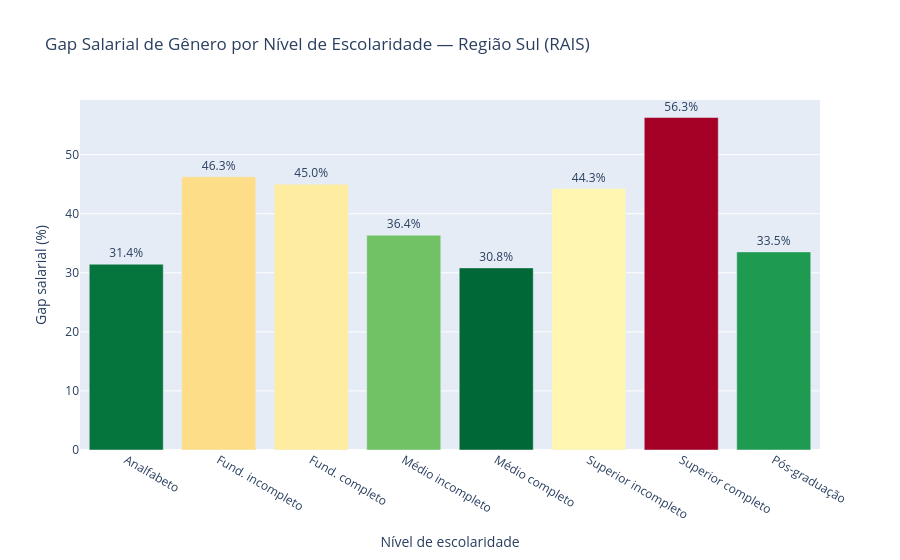

Write notebook code for a chart like this one.
### Markdown cell above
## 5.3 — Gap Salarial por Nível de Escolaridade (RAIS)

### Code cell
from analise.gap_salarial import ESCOLARIDADE_ORDEM

df_esc = pd.read_csv(config.gold_dir / "gap_salarial_por_escolaridade.csv", encoding="utf-8")

df_esc_agg = (
    df_esc.groupby("escolaridade")[["salario_masculino", "salario_feminino", "gap_pct"]]
    .mean()
    .round(2)
    .reset_index()
)
df_esc_agg["escolaridade"] = pd.Categorical(
    df_esc_agg["escolaridade"], categories=ESCOLARIDADE_ORDEM, ordered=True
)
df_esc_agg = df_esc_agg.sort_values("escolaridade")

print("Gap salarial por nível de escolaridade — Região Sul (RAIS)")
display(df_esc_agg.rename(columns={
    "escolaridade": "Escolaridade",
    "salario_masculino": "Salário médio M (R$)",
    "salario_feminino": "Salário médio F (R$)",
    "gap_pct": "Gap (%)",
}))

fig3 = px.bar(
    df_esc_agg,
    x="escolaridade",
    y="gap_pct",
    title="Gap Salarial de Gênero por Nível de Escolaridade — Região Sul (RAIS)",
    labels={"gap_pct": "Gap (%)", "escolaridade": "Escolaridade"},
    color="gap_pct",
    color_continuous_scale="RdYlGn_r",
    text="gap_pct",
)
fig3.update_traces(texttemplate="%{text:.1f}%", textposition="outside")
fig3.update_layout(
    xaxis_title="Nível de escolaridade",
    yaxis_title="Gap salarial (%)",
    coloraxis_showscale=False,
    xaxis={"categoryorder": "array", "categoryarray": ESCOLARIDADE_ORDEM},
)
fig3.show()

### Figure 1 — Plotly figure (JSON) as saved in the notebook; plotly's stock layout.template omitted (floating-point values rounded to 4 significant figures)
{"data": [{"hovertemplate": "Escolaridade=%{x}<br>Gap (%)=%{marker.color}<extra></extra>", "legendgroup": "", "marker": {"color": [31.45, 46.25, 45.01, 36.36, 30.83, 44.25, 56.29, 33.54], "coloraxis": "coloraxis", "pattern": {"shape": ""}}, "name": "", "orientation": "v", "showlegend": false, "text": [31.45, 46.25, 45.01, 36.36, 30.83, 44.25, 56.29, 33.54], "textposition": "outside", "texttemplate": "%{text:.1f}%", "type": "bar", "x": ["Analfabeto", "Fund. incompleto", "Fund. completo", "Médio incompleto", "Médio completo", "Superior incompleto", "Superior completo", "Pós-graduação"], "xaxis": "x", "y": [31.45, 46.25, 45.01, 36.36, 30.83, 44.25, 56.29, 33.54], "yaxis": "y"}], "layout": {"barmode": "relative", "coloraxis": {"colorbar": {"title": {"text": "Gap (%)"}}, "colorscale": [[0, "rgb(0,104,55)"], [0.1, "rgb(26,152,80)"], [0.2, "rgb(102,189,99)"], [0.3, "rgb(166,217,106)"], [0.4, "rgb(217,239,139)"], [0.5, "rgb(255,255,191)"], [0.6, "rgb(254,224,139)"], [0.7, "rgb(253,174,97)"], [0.8, "rgb(244,109,67)"], [0.9, "rgb(215,48,39)"], [1, "rgb(165,0,38)"]], "showscale": false}, "legend": {"tracegroupgap": 0}, "title": {"text": "Gap Salarial de Gênero por Nível de Escolaridade — Região Sul (RAIS)"}, "xaxis": {"anchor": "y", "categoryarray": ["Analfabeto", "Fund. incompleto", "Fund. completo", "Médio incompleto", "Médio completo", "Superior incompleto", "Superior completo", "Pós-graduação"], "categoryorder": "array", "domain": [0, 1], "title": {"text": "Nível de escolaridade"}}, "yaxis": {"anchor": "x", "domain": [0, 1], "title": {"text": "Gap salarial (%)"}}}}
